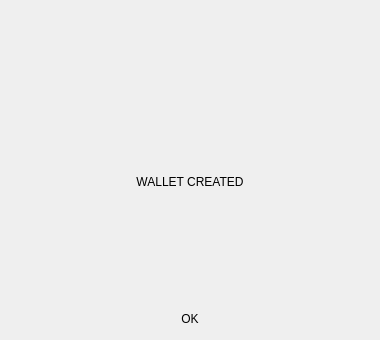
<?xml version="1.0" encoding="UTF-8"?>
<ui version="4.0">
 <class>WalletCompleteDialog</class>
 <widget class="QDialog" name="WalletCompleteDialog">
  <property name="geometry">
   <rect>
    <x>0</x>
    <y>0</y>
    <width>380</width>
    <height>340</height>
   </rect>
  </property>
  <property name="windowTitle">
   <string>Wallet Created</string>
  </property>
  <layout class="QVBoxLayout" name="verticalLayout">
   <property name="spacing">
    <number>10</number>
   </property>
   <property name="leftMargin">
    <number>0</number>
   </property>
   <property name="topMargin">
    <number>0</number>
   </property>
   <property name="rightMargin">
    <number>0</number>
   </property>
   <property name="bottomMargin">
    <number>0</number>
   </property>
   <item>
    <spacer name="verticalSpacer">
     <property name="orientation">
      <enum>Qt::Vertical</enum>
     </property>
     <property name="sizeHint" stdset="0">
      <size>
       <width>20</width>
       <height>40</height>
      </size>
     </property>
    </spacer>
   </item>
   <item>
    <widget class="QWidget" name="verticalWidget" native="true">
     <property name="minimumSize">
      <size>
       <width>0</width>
       <height>0</height>
      </size>
     </property>
     <layout class="QVBoxLayout" name="verticalLayout_3">
      <property name="spacing">
       <number>15</number>
      </property>
      <property name="leftMargin">
       <number>10</number>
      </property>
      <property name="topMargin">
       <number>0</number>
      </property>
      <property name="rightMargin">
       <number>10</number>
      </property>
      <property name="bottomMargin">
       <number>0</number>
      </property>
      <item alignment="Qt::AlignHCenter">
       <widget class="QLabel" name="label_2">
        <property name="minimumSize">
         <size>
          <width>60</width>
          <height>60</height>
         </size>
        </property>
        <property name="maximumSize">
         <size>
          <width>60</width>
          <height>60</height>
         </size>
        </property>
        <property name="text">
         <string/>
        </property>
        <property name="pixmap">
         <pixmap resource="armory.qrc">:/resources/notification_success.png</pixmap>
        </property>
        <property name="scaledContents">
         <bool>true</bool>
        </property>
        <property name="alignment">
         <set>Qt::AlignCenter</set>
        </property>
       </widget>
      </item>
      <item alignment="Qt::AlignBottom">
       <widget class="QLabel" name="labelText">
        <property name="maximumSize">
         <size>
          <width>16777215</width>
          <height>16777215</height>
         </size>
        </property>
        <property name="text">
         <string>WALLET CREATED</string>
        </property>
        <property name="alignment">
         <set>Qt::AlignCenter</set>
        </property>
        <property name="wordWrap">
         <bool>true</bool>
        </property>
        <property name="h1" stdset="0">
         <bool>true</bool>
        </property>
        <property name="titlePaneSuccess" stdset="0">
         <bool>true</bool>
        </property>
       </widget>
      </item>
     </layout>
    </widget>
   </item>
   <item>
    <spacer name="verticalSpacer_2">
     <property name="orientation">
      <enum>Qt::Vertical</enum>
     </property>
     <property name="sizeHint" stdset="0">
      <size>
       <width>20</width>
       <height>40</height>
      </size>
     </property>
    </spacer>
   </item>
   <item>
    <widget class="QWidget" name="widget" native="true">
     <property name="buttonBar" stdset="0">
      <bool>true</bool>
     </property>
     <layout class="QHBoxLayout" name="horizontalLayout">
      <property name="spacing">
       <number>10</number>
      </property>
      <property name="leftMargin">
       <number>10</number>
      </property>
      <property name="topMargin">
       <number>10</number>
      </property>
      <property name="rightMargin">
       <number>10</number>
      </property>
      <property name="bottomMargin">
       <number>10</number>
      </property>
      <item alignment="Qt::AlignHCenter">
       <widget class="QPushButton" name="pushButtonFinish">
        <property name="minimumSize">
         <size>
          <width>150</width>
          <height>0</height>
         </size>
        </property>
        <property name="maximumSize">
         <size>
          <width>150</width>
          <height>16777215</height>
         </size>
        </property>
        <property name="text">
         <string>OK</string>
        </property>
        <property name="flat">
         <bool>true</bool>
        </property>
       </widget>
      </item>
     </layout>
    </widget>
   </item>
  </layout>
 </widget>
 <resources>
  <include location="armory.qrc"/>
 </resources>
 <connections/>
</ui>
